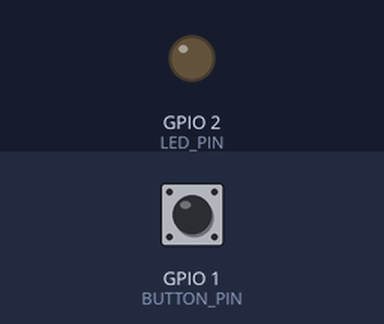
Recording of a sketch running on a simulated ESP32. Parts: output pins drawn as LEDs (lit = HIGH). The inputs (shaded band) are chosen by the test bench; at power-on: GPIO 1 (BUTTON_PIN) HIGH. I2S audio is not simulated (input reads silence); what the sketch prints to the serial monitor is not drawn.

Above: at 1.2 s.
1.3 s: GPIO 1 (BUTTON_PIN) pulled LOW for 0.15 s
At 2.7 s:
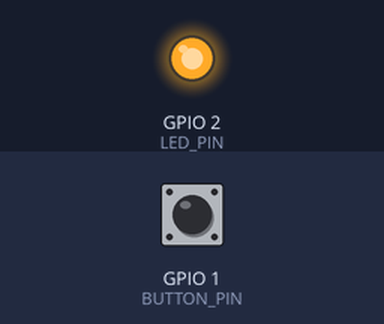
Timing chart, 0 to 8.1 s (numbered marks = the images above; inputs shaded):
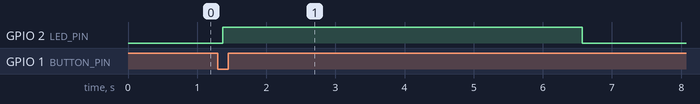

Measured:
- after the input at 1.3 s, GPIO 2 (LED_PIN): LOW → HIGH after 0.07 s, → LOW 5.2 s later

The sketch:

INMP_Collect_V2.ino
```cpp
// Send Audio data(INMP441) to Processing Processing Receive INMP V2

#include "driver/i2s.h"

#define BUTTON_PIN   1
#define LED_PIN      2
#define I2S_SD_PIN   10
#define I2S_WS_PIN   11
#define I2S_SCK_PIN  12
#define I2S_PORT     I2S_NUM_0

#define SAMPLE_RATE    16000
#define RECORD_MS      1000
#define TOTAL_SAMPLES  (SAMPLE_RATE * RECORD_MS / 1000)  // 16000
#define DMA_READ       512

static int32_t raw[DMA_READ];
static int16_t audio_buf[TOTAL_SAMPLES];

// ── Debounce ──────────────────────────────────────────────────
#define DEBOUNCE_MS 50
static unsigned long lastDebounce = 0;
static bool lastBtnState = HIGH;

static bool buttonJustPressed() {
    bool reading = (digitalRead(BUTTON_PIN) == LOW);
    if (reading != lastBtnState) lastDebounce = millis();
    lastBtnState = reading;
    if ((millis() - lastDebounce) > DEBOUNCE_MS && reading == true) {
        lastBtnState = false;
        lastDebounce = millis();
        return true;
    }
    return false;
}

// ── I2S ───────────────────────────────────────────────────────
void i2s_setup() {
    i2s_config_t cfg = {
        .mode                 = (i2s_mode_t)(I2S_MODE_MASTER | I2S_MODE_RX),
        .sample_rate          = SAMPLE_RATE,
        .bits_per_sample      = I2S_BITS_PER_SAMPLE_32BIT,
        .channel_format       = I2S_CHANNEL_FMT_ONLY_LEFT,  // ← matches inference sketch
        .communication_format = (i2s_comm_format_t)(I2S_COMM_FORMAT_I2S | I2S_COMM_FORMAT_I2S_MSB),
        .intr_alloc_flags     = 0,
        .dma_buf_count        = 8,
        .dma_buf_len          = 256,
        .use_apll             = false,
        .tx_desc_auto_clear   = false,
        .fixed_mclk           = 0,
    };
    i2s_pin_config_t pins = {
        .bck_io_num   = I2S_SCK_PIN,
        .ws_io_num    = I2S_WS_PIN,
        .data_out_num = I2S_PIN_NO_CHANGE,
        .data_in_num  = I2S_SD_PIN,
    };
    i2s_driver_install(I2S_PORT, &cfg, 0, NULL);
    i2s_set_pin(I2S_PORT, &pins);
    i2s_zero_dma_buffer(I2S_PORT);
    delay(50);  // let DMA settle
}

void i2s_teardown() {
    i2s_driver_uninstall(I2S_PORT);
}

// ── Record and send ───────────────────────────────────────────
void record_and_send() {
    // Fill buffer
    uint32_t count = 0;
    while (count < TOTAL_SAMPLES) {
        size_t bytes_read = 0;
        i2s_read(I2S_PORT, raw, sizeof(raw), &bytes_read, portMAX_DELAY);
        int n = bytes_read / sizeof(int32_t);
        for (int i = 0; i < n && count < TOTAL_SAMPLES; i++) {
            audio_buf[count++] = (int16_t)(raw[i] >> 14);
        }
    }

    // Send all samples to Processing — one per line
    for (int i = 0; i < TOTAL_SAMPLES; i++) {
        Serial.println(audio_buf[i]);
    }
}

void setup() {
    Serial.begin(115200);
    while (!Serial);

    pinMode(BUTTON_PIN, INPUT_PULLUP);
    pinMode(LED_PIN, OUTPUT);
    digitalWrite(LED_PIN, LOW);

    Serial.println("# INMP441 Collector ready. Press button to record.");
    Serial.println("# I2S: LEFT ch, >>14 shift, 16000 Hz — matches inference sketch.");
}

void loop() {
    if (buttonJustPressed()) {
        Serial.println("START");
        delay(10);  // delay time for Processing sees START before samples

        digitalWrite(LED_PIN, HIGH);
        i2s_setup();
        record_and_send();
        i2s_teardown();
        digitalWrite(LED_PIN, LOW);

        Serial.println("# Done. Press button for next sample.");
    }
    delay(10);
}
```
